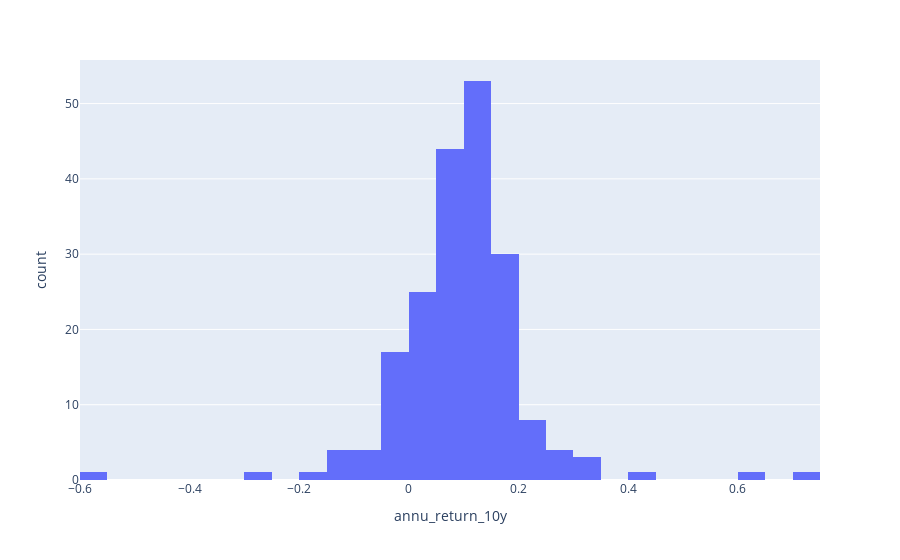

The notebook cell this image was saved under:
### Code cell
fig = px.histogram(new_df, x="annu_return_10y")
fig.show()

### Figure 1 — Plotly figure (JSON) as saved in the notebook; plotly's stock layout.template omitted (floating-point values rounded to 4 significant figures; data arrays with more than 128 entries replaced by an {"elided": "..."} marker saying what was removed)
{"data": [{"alignmentgroup": "True", "bingroup": "x", "hovertemplate": "annu_return_10y=%{x}<br>count=%{y}<extra></extra>", "legendgroup": "", "marker": {"color": "#636efa", "pattern": {"shape": ""}}, "name": "", "offsetgroup": "", "orientation": "v", "showlegend": false, "type": "histogram", "x": {"elided": "198 float values"}, "xaxis": "x", "yaxis": "y"}], "layout": {"barmode": "relative", "legend": {"tracegroupgap": 0}, "margin": {"t": 60}, "xaxis": {"anchor": "y", "domain": [0, 1], "title": {"text": "annu_return_10y"}}, "yaxis": {"anchor": "x", "domain": [0, 1], "title": {"text": "count"}}}}
